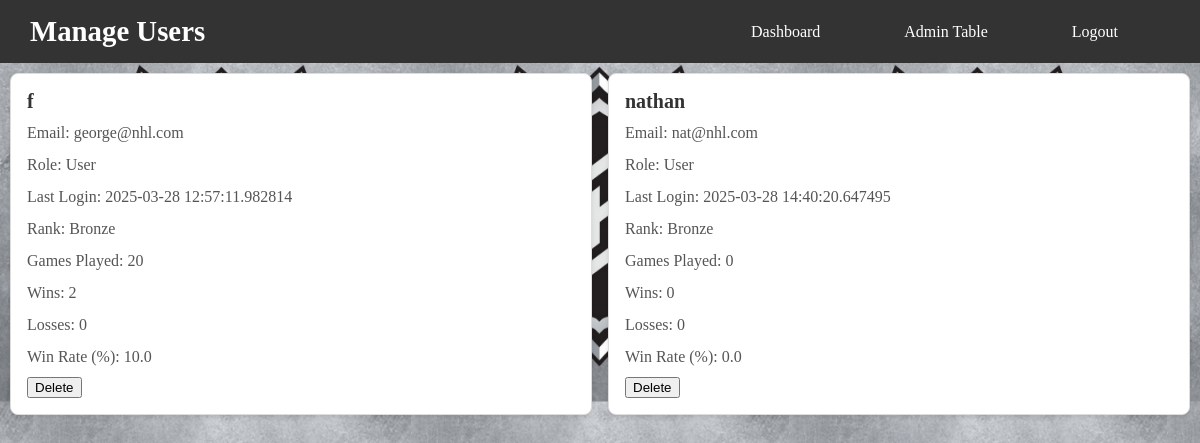
/manageUsers, run on an earlier commit of the app's database.
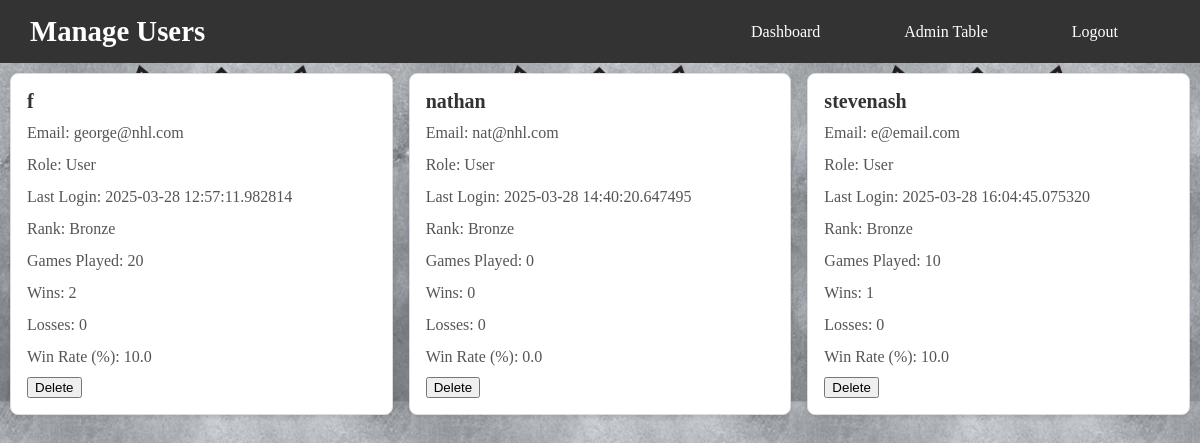
And on a later commit of the database.
### app.py (models this page shows, shortened)
class User(UserMixin, db.Model):
    __tablename__ = 'user'
    id = db.Column(db.Integer, primary_key=True)
    username = db.Column(db.String(80), unique=True, nullable=False)
    password = db.Column(db.String(80), unique=True, nullable=False)
    email = db.Column(db.String(120), unique=True, nullable=False)
    last_login = db.Column(db.DateTime, default=datetime.utcnow, onupdate=datetime.utcnow)
    player_rank = db.Column(db.String(50), nullable=False, default="Bronze")
    total_games_played = db.Column(db.Integer, nullable=False, default=0)
    wins = db.Column(db.Integer, nullable=False, default=0)
    losses = db.Column(db.Integer, nullable=False, default=0)
    win_rate = db.Column(db.Float, nullable=False, default=0.0)

### app.py (the view)
@app.route("/manageUsers")
def manage_users():
    users = User.query.all()
    return render_template("Admin/manageUsers.html", users=users)

### templates/Admin/manageUsers.html (shortened to what this page needs)
<!DOCTYPE html>
<html lang="en">
<head>
    <link href="../static/CSS/pages/adminStyles.css" rel="stylesheet" type="text/css">
    <link href="../static/CSS/pages/index.css" rel="stylesheet" type="text/css">
    <link href="../static/CSS/components/basics.css" rel="stylesheet" type="text/css">
    <link href="../static/CSS/components/container.css" rel="stylesheet" type="text/css">
</head>
<body>
    <header>
        <nav class="navbar">
                <h1>Manage Users</h1>
                <ul class="nav-links">
                    <li><a href="{{ url_for('admin_home') }}">Dashboard</a></li>
                    <li><a href="{{ url_for('admin_table') }}">Admin Table</a></li>
                    <li><a href="{{ url_for('logout') }}">Logout</a></li>
                </ul>
        </nav>
    </header>
    <div class="user-card-container">
        {% for user in users %}
        <div class="user-card">
            <h3>{{ user.username }}</h3>
            <p>Email: {{ user.email }}</p>
            <p>Role: User</p>
            <p>Last Login: {{ user.last_login }}</p>
            <p>Rank: {{ user.player_rank }}</p>
            <p>Games Played: {{ user.total_games_played }}</p>
            <p>Wins: {{ user.wins }}</p>
            <p>Losses: {{ user.losses }}</p>
            <p>Win Rate (%):  {{ user.win_rate }}</p>
            <div class="actions">
                <form action="{{ url_for('delete_user', user_id=user.id) }}" method="POST" style="display:inline;" onsubmit="return confirm('Are you sure you want to delete this user?');">
                    <button type="submit" class="delete">Delete</button>
                </form>
            </div>
        </div>
        {% endfor %}
    </div>
</body>
</html>

What changed in the data, as far as the page shows it:
added User: username "stevenash", email "e@email.com", last_login "2025-03-28 16:04:45.075320", player_rank "Bronze", total_games_played "10", wins "1", losses "0", win_rate "10.0"
